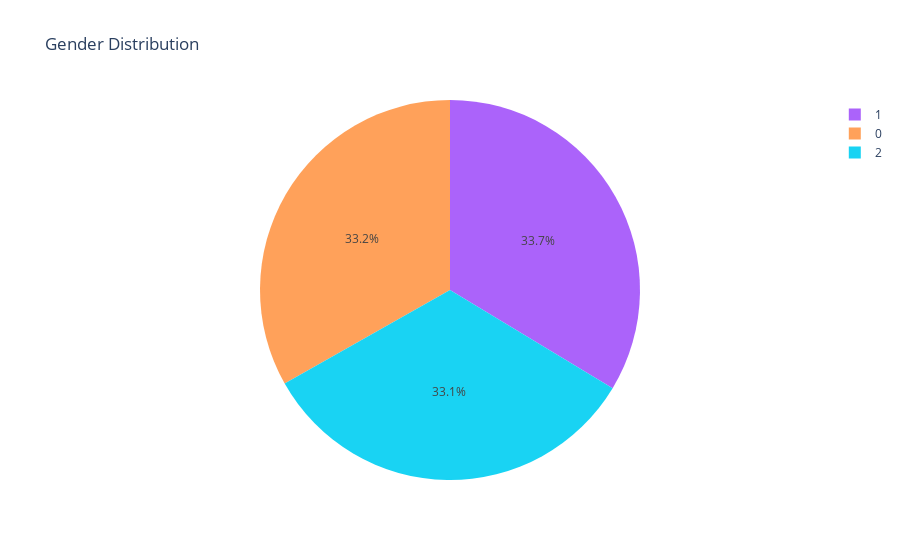

Source (notebook cell):
### Code cell
import plotly.express as px

gender_counts = df['Gender'].value_counts()
fig = px.pie(
    names=gender_counts.index,
    values=gender_counts.values,
    title="Gender Distribution",
    color=gender_counts.index,                # use gender as color key
    color_discrete_map=color_map              # lock colors
)
fig.show()

### Figure 1 — Plotly figure (JSON) as saved in the notebook; plotly's stock layout.template omitted (floating-point values rounded to 4 significant figures)
{"data": [{"customdata": [[1], [0], [2]], "domain": {"x": [0, 1], "y": [0, 1]}, "hovertemplate": "label=%{label}<br>value=%{value}<br>color=%{customdata[0]}<extra></extra>", "labels": [1, 0, 2], "legendgroup": "", "marker": {"colors": ["#ab63fa", "#FFA15A", "#19d3f3"]}, "name": "", "showlegend": true, "type": "pie", "values": [673, 664, 663]}], "layout": {"legend": {"tracegroupgap": 0}, "title": {"text": "Gender Distribution"}}}
